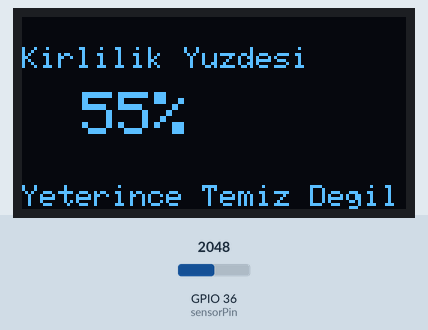
Simulated run of this sketch. Board: ESP32. Shown: 128×64 one-colour display. The test bench sets the inputs (shaded band); at power-on: GPIO 36 (sensorPin) = 2048. WiFi joins after 1.5 s; servers stay silent unless stated; what the sketch prints to the serial monitor is not drawn.

Above: at 4.8 s.
4.9 s: GPIO 36 (sensorPin) set to 2093
At 7.0 s:
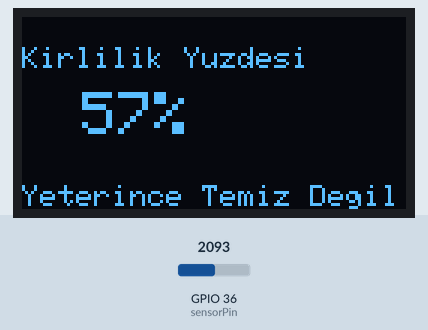
7.6 s: GPIO 36 (sensorPin) set to 2231
At 8.3 s:
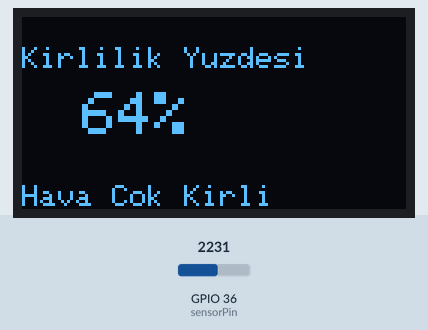
10.3 s: GPIO 36 (sensorPin) set to 2866
At 12.9 s:
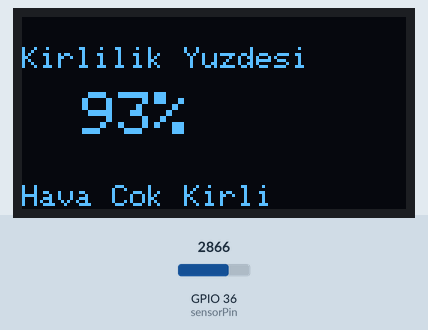
13.2 s: GPIO 36 (sensorPin) set to 1228
At 14.5 s:
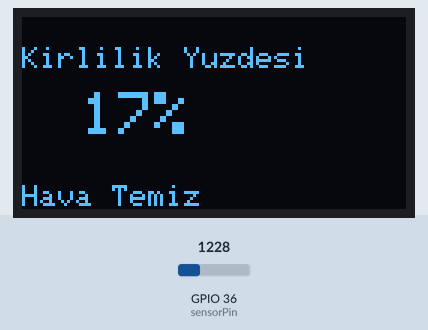
15.9 s: GPIO 36 (sensorPin) set to 1144
At 18.2 s:
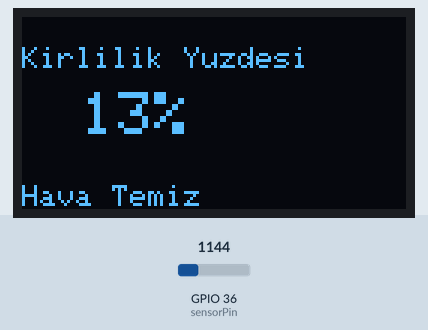
19.3 s: GPIO 36 (sensorPin) set to 3040
At 20.7 s:
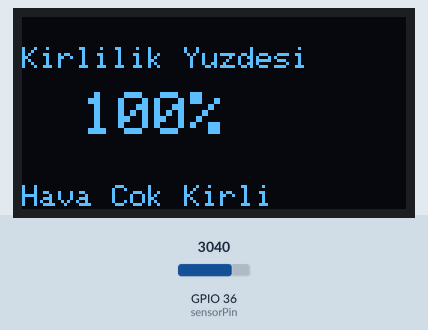
Timing chart, 0 to 22.3 s (numbered marks = the images above; inputs shaded):
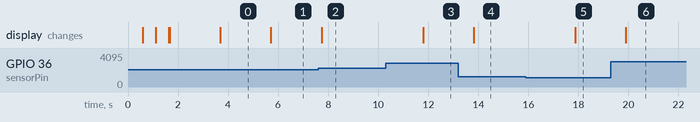

The sketch:

hava_kalitesi_esp32.ino
```cpp
#include <Wire.h>               // I2C iletişimi için gerekli
#include <Adafruit_GFX.h>       // Ekran grafikleri için
#include <Adafruit_SSD1306.h>   // OLED Ekran sürücüsü
#include <WiFi.h>               // WiFi bağlantısı için
#include "ThingSpeak.h"         // <-- YENİ KÜTÜPHANE

// --- WiFi Bilgileri ---
const char* ssid = "iPhonex";
const char* password = "yusuf1121";
// ----------------------------------------

// --- THINGSPEAK AYARLARI  ---
unsigned long myChannelNumber = 3132649; // Thingspeak Kanal ID
const char * myWriteAPIKey = "TUS1ZDTH77JVQ27N"; // Thingspeak "Write API Key"
// ------------------------------------

// Ekran Ayarları
#define SCREEN_WIDTH 128
#define SCREEN_HEIGHT 64
#define OLED_RESET -1
Adafruit_SSD1306 display(SCREEN_WIDTH, SCREEN_HEIGHT, &Wire, OLED_RESET);

// Sensör Pini
const int sensorPin = 36;

// Yüzde Ayarları
const int SENSOR_MIN = 850;
const int SENSOR_MAX = 3000;

// WiFi ve Thingspeak istemcisi
WiFiClient client;

// Thingspeak zamanlayıcısı
unsigned long lastConnectionTime = 0;
const unsigned long postingInterval = 20000; // Thingspeak'e gönderme aralığı (20 saniye)

void setup() {
  Serial.begin(115200);

  // Ekranı başlat
  if(!display.begin(SSD1306_SWITCHCAPVCC, 0x3C)) {
    Serial.println(F("SSD1306 baglantisi basarisiz"));
    for(;;);
  }

  display.clearDisplay();
  display.setTextSize(1);
  display.setTextColor(SSD1306_WHITE);
  display.setCursor(0,0);
  display.println(F("Baglaniyor..."));
  display.display();

  // WiFi'a Bağlan
  WiFi.begin(ssid, password);
  while (WiFi.status() != WL_CONNECTED) {
    delay(500);
    Serial.print(".");
    display.print(".");
    display.display();
  }

  Serial.println("");
  Serial.println("WiFi connected!");
  Serial.print("IP address: ");
  Serial.println(WiFi.localIP());

  // Bağlantı başarılı ekranı
  display.clearDisplay();
  display.setCursor(0,0);
  display.println(F("Baglandi!"));
  display.setTextSize(1);
  display.println(WiFi.localIP());
  display.display();

  // Thingspeak servisini başlat
  ThingSpeak.begin(client);

  delay(2000);
}

void loop() {
  // --- Her 2 Saniyede Bir Ekranı Güncelle ---

  int sensorValue = analogRead(sensorPin);
  long percentage_long = map(sensorValue, SENSOR_MIN, SENSOR_MAX, 0, 100);
  int kirlilikYuzdesi = constrain(percentage_long, 0, 100);

  String durumMetni = "";
  if (kirlilikYuzdesi <= 20) {
    durumMetni = "Hava Temiz";
  } else if (kirlilikYuzdesi <= 60) {
    durumMetni = "Yeterince Temiz Degil";
  } else {
    durumMetni = "Hava Cok Kirli";
  }

  display.clearDisplay();

  display.setTextSize(1);
  display.setCursor(0, 10);
  display.println(F("Kirlilik Yuzdesi"));

  display.setTextSize(2);
  display.setCursor(20, 25);
  display.print(kirlilikYuzdesi);
  display.print(F("%"));

  display.setTextSize(1);
  display.setCursor(0, 56);
  display.print(durumMetni);

  display.display();

  // --- Her 20 Saniyede Bir Thingspeak'e Gönder  ---
  if (millis() - lastConnectionTime > postingInterval) {
    lastConnectionTime = millis(); // Zamanlayıcıyı sıfırla

    // Thingspeak'e veriyi gönder
    int httpCode = ThingSpeak.writeField(myChannelNumber, 1, kirlilikYuzdesi, myWriteAPIKey);

    if(httpCode == 200){
      Serial.println("Thingspeak gonderimi basarili.");
    }
    else{
      Serial.println("Thingspeak gonderimi basarisiz! Hata Kodu: " + String(httpCode));
    }
  }

  delay(2000); // Ekranın 2 saniyede bir güncellenmesi için
}
```

Measured:
- the behaviour switches between 2053 and 2054 on GPIO 36 (sensorPin) (found by bisection; images 0 and 1)
- the behaviour switches between 2161 and 2162 on GPIO 36 (sensorPin) (found by bisection; images 1 and 2)
- the behaviour switches between 1216 and 1215 on GPIO 36 (sensorPin) (found by bisection; images 4 and 5)
- after the input at 4.9 s, the display: changes after 0.81 s (image 1)
- after the input at 7.6 s, the display: changes after 0.14 s (image 2)
- after the input at 10.3 s, the display: changes after 1.5 s (image 3)
- after the input at 13.2 s, the display: changes after 0.62 s (image 4)
- after the input at 15.9 s, the display: changes after 2.0 s (image 5)
- after the input at 19.3 s, the display: changes after 0.59 s (image 6)
